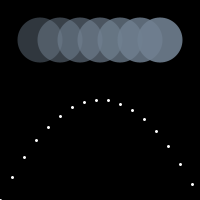
Frame 1 (no input)
Frame 60 (the mouse pressed at the canvas centre just before this capture): identical to frame 1, image omitted
Frame 120 (the mouse held since frame 60 and released just before this capture): identical to frame 1, image omitted

The Processing sketch that drew this single still picture (run headless with seeded random() and noise(); from frame 60 on, the mouse is pressed at the canvas centre):

// Processing sketch: processing_97543
// ── processing_97543.pde

// Cindy Feijó, 2S2012
// Reforço 4 - original
// usando cores sem saturação

void setup (){
  size (200, 200);
 }
void draw (){
background (0); // fundo Preto
noStroke ();

for (int x=40; x<180; x=x+20){ //condição de variação dos círculos
fill (#708090, x+70); // condição de variação da cor dos círculos, em SlateGrey
ellipse (x, 40, 45, 45);
}
int esp = 12; // variável espaço

for (int y=-100; y<200; y=y+esp){ //condição de variação dos pontos
stroke (255); //pontos brancos
strokeWeight (3);
point (y+100,y*y/100+100); //variação dos pontos, em parábola
}
   }
